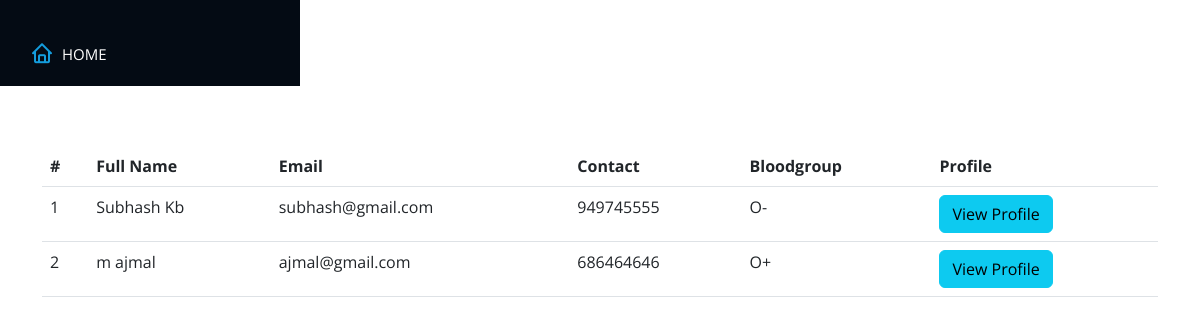
/qrec, run on the app's committed database.
### home/models.py (models this page shows)
class Rdetail(models.Model):
    username=models.CharField(max_length=20)
    fname=models.CharField(max_length=20)
    rdob=models.DateField()
    remail=models.EmailField()
    rmobno=models.IntegerField()
    rge=models.CharField(max_length=10)
    rage=models.IntegerField()
    rbg=models.CharField(max_length=10)
    raddress=models.CharField(max_length=30)
    roccupation=models.CharField(max_length=10)
    rweight=models.IntegerField()
    rheight=models.IntegerField()
    ran=models.CharField(max_length=10)
    rtmr=models.CharField(max_length=10)
    rlrd=models.DateField()
    rdbo=models.CharField(max_length=10)
    rimage=models.ImageField(upload_to='pictures')

### home/views.py (the view)
# urls.py: path('qrec',views.qrec, name='qrec'),
def qrec(request):
    i=Rdetail.objects.all()
    return render(request,'qrec.html',{'i':i})

### home/templates/qrec.html (shortened to what this page needs)
{% load static %}
<!DOCTYPE html>
<html lang="en">
<head>
  <link href="{% static '/vendor/bootstrap/css/bootstrap.min.css' %}" rel="stylesheet">
  <link href="{% static '/vendor/bootstrap-icons/bootstrap-icons.css' %}" rel="stylesheet">
  <link href="{% static '/vendor/boxicons/css/boxicons.min.css' %}" rel="stylesheet">
  <link href="{% static  '/vendor/glightbox/css/glightbox.min.css' %}" rel="stylesheet">
  <link href="{% static '/vendor/swiper/swiper-bundle.min.css' %}" rel="stylesheet">
  <link href="{% static '/vendor/bootstrap/css/bootstrap.min.css' %}" rel="stylesheet">
</head>
<body>
  {% load static %}
  <header id="header">
    <div class="d-flex flex-column">
      <nav id="navbar" class="nav-menu navbar">
        <ul>
          <li><a href="/qdashboard" class="nav-link scrollto active"><i class="bx bx-home"></i> <span>HOME</span></a></li>
    </div>
  </header>
  <section id="about" class="about">
    <div class="container">
        <div class="table-responsive">
            <table class="table table-hover">
              <thead>
                <tr>
                  <th>#</th>
                  <th>Full Name</th>
                  <th>Email</th>
                  <th>Contact</th>
                  <th>Bloodgroup</th>
                  <th>Profile</th>
              </tr>
          </thead>
          <tbody>
          {% for i in i %}
                <tr>
              <td>{{forloop.counter}}</td>
              <td>{{i.fname}}</td>
              <td>{{i.remail}}</td>
              <td>{{i.rmobno}}</td>
              <td>{{i.rbg}}</td>
              <td><button class="btn btn-info">View Profile</button></td>
        </tr>
          {% endfor %}
      </tbody>
  </table>
  {% load static %}
  {% load static %}
</body>
</html>

### home/templates/qrec.html (style rules this page uses)
body { font-family: "Open Sans", sans-serif; color: #272829; }
a { color: #149ddd; text-decoration: none; }
#header { position: hover; top: 0; left: 0; bottom: 0; width: 300px; transition: all ease-in-out 0.5s; z-index: 9997; transition: all 0.5s; padding: 0 15px; background: #040b14; overflow-y: auto; }
.nav-menu { padding: 30px 0 0 0; }
.nav-menu * { margin: 0; padding: 0; list-style: none; }
.nav-menu>ul>li { position: relative; white-space: nowrap; }
.nav-menu a, .nav-menu a:focus { display: flex; align-items: center; color: #a8a9b4; padding: 12px 15px; margin-bottom: 8px; transition: 0.3s; font-size: 15px; }
.nav-menu a i, .nav-menu a:focus i { font-size: 24px; padding-right: 8px; color: #6f7180; }
.nav-menu a:hover, .nav-menu .active, .nav-menu .active:focus, .nav-menu li:hover>a { text-decoration: none; color: #fff; }
.nav-menu a:hover i, .nav-menu .active i, .nav-menu .active:focus i, .nav-menu li:hover>a i { color: #149ddd; }
section { padding: 60px 0; overflow: hidden; }

### data on the page
Rdetail: fname "Subhash Kb", remail "subhash@gmail.com", rmobno "949745555", rbg "O-"
Rdetail: fname "m ajmal", remail "ajmal@gmail.com", rmobno "686464646", rbg "O+"
